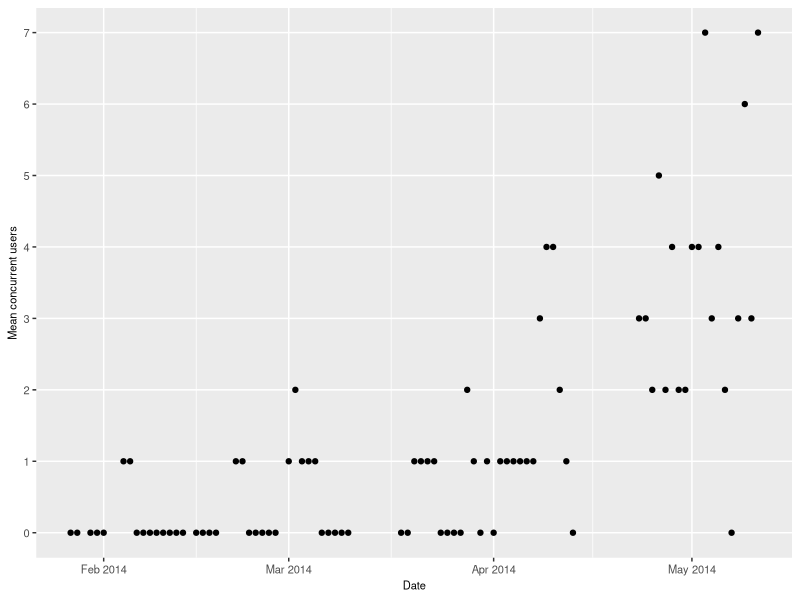

Recreate this plot in R.
library(ggplot2)
library(scales)
colClasses <- c(date="Date")
data <- read.csv("clients-meek.csv", colClasses=colClasses)

# Fill in missing dates with NA.
# https://stackoverflow.com/questions/6058677/how-to-create-na-for-missing-data-in-a-time-series/6059113#6059113
daterange <- seq(min(data$date), max(data$date), "1 day")
data <- data.frame(date=daterange, clients=data$clients[match(daterange, data$date)])
p <- ggplot(data, aes(x=date, y=clients))
# p <- p + geom_vline(xintercept=as.numeric(as.Date(c("2014-02-18", "2014-04-11", "2014-04-18", "2014-04-25", "2014-05-07", "2014-05-08"))), color="red")
p <- p + geom_point() + xlab("Date") + ylab("Mean concurrent users") + scale_x_date(labels=date_format("%b %Y")) + scale_y_continuous(breaks=0:10, minor_breaks=NULL) + theme(axis.text=element_text(size=8), axis.title=element_text(size=8))
ggsave("clients-meek.pdf", width=5, height=2, units="in")

# 2014-02-18 [tor-qa] Please test experimental bundles with meek transport (3.5.2.1-meek-1)
# https://lists.torproject.org/pipermail/tor-qa/2014-February/000340.html
# 2014-04-11 [tor-qa] 3.5.4-meek-1 (meek bundles with browser TLS camouflage)
# https://lists.torproject.org/pipermail/tor-qa/2014-April/000390.html
# 2014-04-18 [tor-dev] Please try 3.5.4-meek-1 bundles (covert HTTPS pluggable transport)
# https://lists.torproject.org/pipermail/tor-dev/2014-April/006718.html
# 2014-04-25 [tor-dev] Q&A for meek pluggable transport tomorrow, 25 April, 18:30 UTC, #tor-dev
# https://lists.torproject.org/pipermail/tor-dev/2014-April/006763.html
# 2014-05-07 tor1 decommissioning
# 2014-05-08 [tor-qa] 3.6.1-meek-1 bundles
# https://lists.torproject.org/pipermail/tor-qa/2014-May/000410.html
